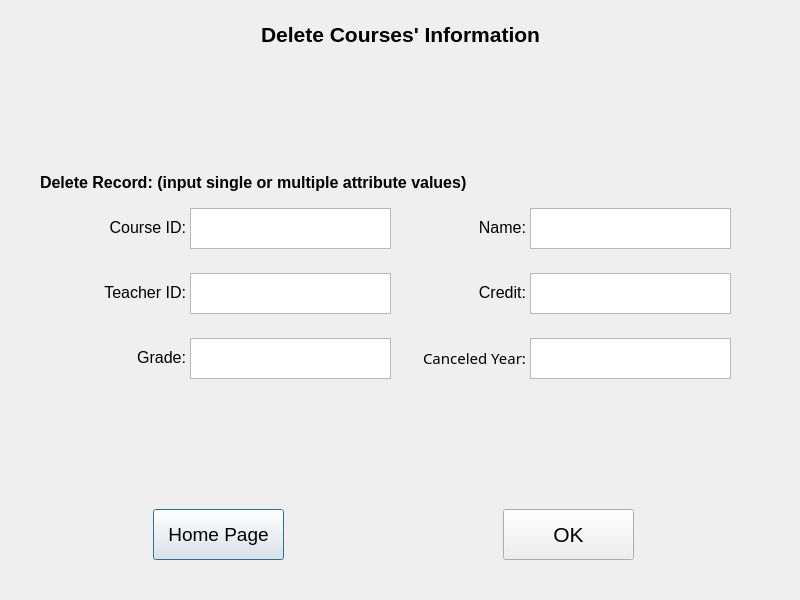
<?xml version="1.0" encoding="UTF-8"?>
<ui version="4.0">
 <class>Course_Delete</class>
 <widget class="QDialog" name="Course_Delete">
  <property name="geometry">
   <rect>
    <x>0</x>
    <y>0</y>
    <width>800</width>
    <height>600</height>
   </rect>
  </property>
  <property name="windowTitle">
   <string>Dialog</string>
  </property>
  <property name="styleSheet">
   <string notr="true">#Course_Delete{background-image: url(:/picture/bgp6.png);}</string>
  </property>
  <widget class="QPushButton" name="home">
   <property name="geometry">
    <rect>
     <x>153</x>
     <y>509</y>
     <width>131</width>
     <height>51</height>
    </rect>
   </property>
   <property name="font">
    <font>
     <pointsize>14</pointsize>
    </font>
   </property>
   <property name="text">
    <string>Home Page</string>
   </property>
  </widget>
  <widget class="QPushButton" name="ok">
   <property name="geometry">
    <rect>
     <x>503</x>
     <y>509</y>
     <width>131</width>
     <height>51</height>
    </rect>
   </property>
   <property name="font">
    <font>
     <pointsize>16</pointsize>
    </font>
   </property>
   <property name="text">
    <string>OK</string>
   </property>
  </widget>
  <widget class="QLabel" name="title">
   <property name="geometry">
    <rect>
     <x>175</x>
     <y>4</y>
     <width>451</width>
     <height>61</height>
    </rect>
   </property>
   <property name="font">
    <font>
     <pointsize>16</pointsize>
     <weight>75</weight>
     <bold>true</bold>
    </font>
   </property>
   <property name="text">
    <string>Delete Courses' Information</string>
   </property>
   <property name="alignment">
    <set>Qt::AlignCenter</set>
   </property>
  </widget>
  <widget class="QLabel" name="label_old_cou_id">
   <property name="geometry">
    <rect>
     <x>75</x>
     <y>217</y>
     <width>111</width>
     <height>21</height>
    </rect>
   </property>
   <property name="font">
    <font>
     <pointsize>12</pointsize>
    </font>
   </property>
   <property name="text">
    <string>Course ID:</string>
   </property>
   <property name="alignment">
    <set>Qt::AlignRight|Qt::AlignTrailing|Qt::AlignVCenter</set>
   </property>
  </widget>
  <widget class="QLabel" name="old_label">
   <property name="geometry">
    <rect>
     <x>40</x>
     <y>167</y>
     <width>641</width>
     <height>31</height>
    </rect>
   </property>
   <property name="font">
    <font>
     <pointsize>12</pointsize>
     <weight>75</weight>
     <bold>true</bold>
    </font>
   </property>
   <property name="text">
    <string>Delete Record: (input single or multiple attribute values)</string>
   </property>
  </widget>
  <widget class="QLabel" name="label_old_tea_id">
   <property name="geometry">
    <rect>
     <x>75</x>
     <y>282</y>
     <width>111</width>
     <height>21</height>
    </rect>
   </property>
   <property name="font">
    <font>
     <pointsize>12</pointsize>
    </font>
   </property>
   <property name="text">
    <string>Teacher ID:</string>
   </property>
   <property name="alignment">
    <set>Qt::AlignRight|Qt::AlignTrailing|Qt::AlignVCenter</set>
   </property>
  </widget>
  <widget class="QLabel" name="label_old_canceled_year">
   <property name="geometry">
    <rect>
     <x>395</x>
     <y>347</y>
     <width>131</width>
     <height>21</height>
    </rect>
   </property>
   <property name="font">
    <font>
     <family>SimSun-ExtB</family>
     <pointsize>11</pointsize>
    </font>
   </property>
   <property name="text">
    <string>Canceled Year:</string>
   </property>
   <property name="alignment">
    <set>Qt::AlignRight|Qt::AlignTrailing|Qt::AlignVCenter</set>
   </property>
  </widget>
  <widget class="QTextEdit" name="input_old_canceled_year">
   <property name="geometry">
    <rect>
     <x>530</x>
     <y>338</y>
     <width>201</width>
     <height>41</height>
    </rect>
   </property>
   <property name="font">
    <font>
     <family>Arial</family>
     <pointsize>12</pointsize>
    </font>
   </property>
  </widget>
  <widget class="QLabel" name="label_old_name">
   <property name="geometry">
    <rect>
     <x>415</x>
     <y>217</y>
     <width>111</width>
     <height>21</height>
    </rect>
   </property>
   <property name="font">
    <font>
     <pointsize>12</pointsize>
    </font>
   </property>
   <property name="text">
    <string>Name:</string>
   </property>
   <property name="alignment">
    <set>Qt::AlignRight|Qt::AlignTrailing|Qt::AlignVCenter</set>
   </property>
  </widget>
  <widget class="QTextEdit" name="input_old_cou_id">
   <property name="geometry">
    <rect>
     <x>190</x>
     <y>208</y>
     <width>201</width>
     <height>41</height>
    </rect>
   </property>
   <property name="font">
    <font>
     <family>Arial</family>
     <pointsize>12</pointsize>
    </font>
   </property>
  </widget>
  <widget class="QTextEdit" name="input_old_credit">
   <property name="geometry">
    <rect>
     <x>530</x>
     <y>273</y>
     <width>201</width>
     <height>41</height>
    </rect>
   </property>
   <property name="font">
    <font>
     <family>Arial</family>
     <pointsize>12</pointsize>
    </font>
   </property>
  </widget>
  <widget class="QTextEdit" name="input_old_name">
   <property name="geometry">
    <rect>
     <x>530</x>
     <y>208</y>
     <width>201</width>
     <height>41</height>
    </rect>
   </property>
   <property name="font">
    <font>
     <family>Arial</family>
     <pointsize>12</pointsize>
    </font>
   </property>
  </widget>
  <widget class="QLabel" name="label_old_grade">
   <property name="geometry">
    <rect>
     <x>45</x>
     <y>347</y>
     <width>141</width>
     <height>21</height>
    </rect>
   </property>
   <property name="font">
    <font>
     <pointsize>12</pointsize>
    </font>
   </property>
   <property name="text">
    <string>Grade:</string>
   </property>
   <property name="alignment">
    <set>Qt::AlignRight|Qt::AlignTrailing|Qt::AlignVCenter</set>
   </property>
  </widget>
  <widget class="QTextEdit" name="input_old_grade">
   <property name="geometry">
    <rect>
     <x>190</x>
     <y>338</y>
     <width>201</width>
     <height>41</height>
    </rect>
   </property>
   <property name="font">
    <font>
     <family>Arial</family>
     <pointsize>12</pointsize>
    </font>
   </property>
  </widget>
  <widget class="QLabel" name="label_old_credit">
   <property name="geometry">
    <rect>
     <x>395</x>
     <y>282</y>
     <width>131</width>
     <height>21</height>
    </rect>
   </property>
   <property name="font">
    <font>
     <pointsize>12</pointsize>
    </font>
   </property>
   <property name="text">
    <string>Credit:</string>
   </property>
   <property name="alignment">
    <set>Qt::AlignRight|Qt::AlignTrailing|Qt::AlignVCenter</set>
   </property>
  </widget>
  <widget class="QTextEdit" name="input_old_tea_id">
   <property name="geometry">
    <rect>
     <x>190</x>
     <y>273</y>
     <width>201</width>
     <height>41</height>
    </rect>
   </property>
   <property name="font">
    <font>
     <family>Arial</family>
     <pointsize>12</pointsize>
    </font>
   </property>
  </widget>
 </widget>
 <resources/>
 <connections/>
</ui>
